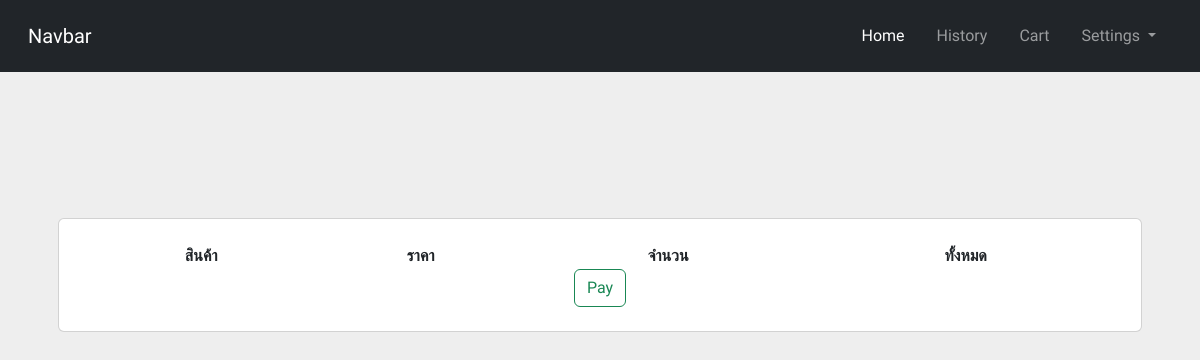
/_page/member/index.php?page=cart (signed in), run on an earlier commit of the app's database.
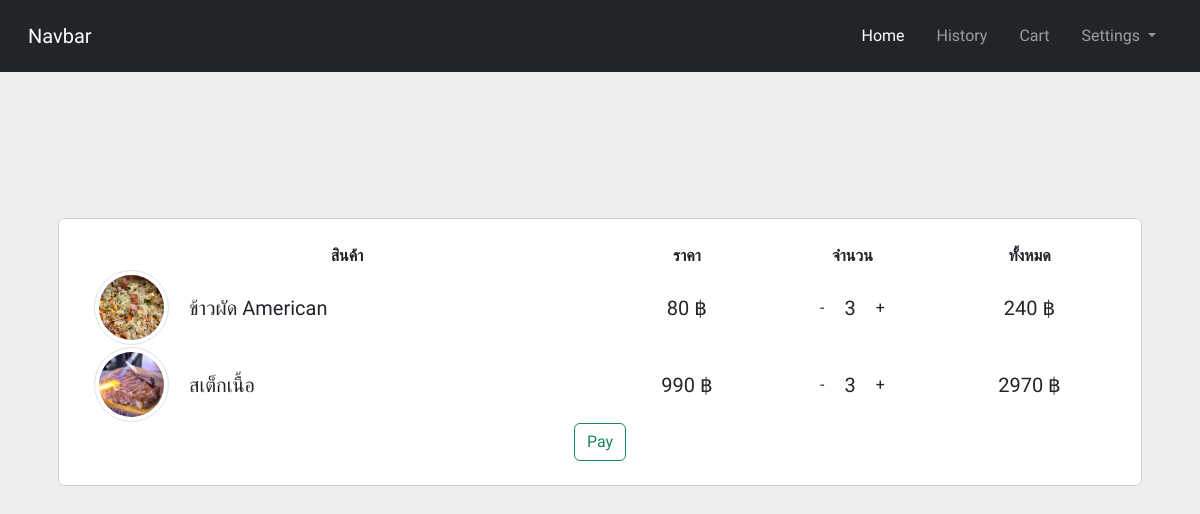
And on a later commit of the database.
### tables this page shows
CREATE TABLE `restaurant_cart` (
  `id_c` int(11) NOT NULL,
  `id_own` int(11) NOT NULL,
  `id_f` int(11) NOT NULL,
  `c_count` int(11) NOT NULL,
  `c_timestamp` timestamp NOT NULL DEFAULT current_timestamp()
);

CREATE TABLE `restaurant_menu` (
  `id_m` int(11) NOT NULL,
  `name_m` varchar(200) NOT NULL,
  `img_m` varchar(100) NOT NULL,
  `price_m` double NOT NULL,
  `status_u` int(1) NOT NULL DEFAULT 1,
  `timestamp_u` timestamp NOT NULL DEFAULT current_timestamp()
);

### _system/database.php (called while the page is built, shortened)
<?php
class database {
    public $mysqli;
    function __construct(){
        $this -> mysqli = new mysqli("localhost","root","","restaurant_db");
        mysqli_query($this -> mysqli,"SET NAMES utf8");
    }
    function selectjoin($table,$row="*",$join,$jointable,$on,$where){
        $sql = "SELECT $row FROM $table  $join $jointable ON $on WHERE $where ";
        $this -> query = $this -> mysqli -> query($sql);
        return;
    }
}

### _page/member/cartpage.php (the view)
<div class="row">
    <div class="col-12">
        <div class="container mt-5 p-3 rounded cart">
            <div class="row no-gutters text-center">
                <div class="col-md-12">
                    <form action="./service/cart.php" method="post">
                        <div class="card">
                            <div class="card-body m-2">
                            <table id="" class="table_cart" >
                            <thead>
                                <th>สินค้า</th>
                                <th>ราคา</th>
                                <th>จำนวน</th>
                                <th>ทั้งหมด</th>
                            </thead>
                            <tbody>
                            <?php
                            $db_cart = new database();
                            $db_cart->selectjoin("restaurant_cart", "*", "INNER JOIN", "restaurant_menu", "restaurant_cart.id_f = restaurant_menu.id_m", "restaurant_cart.id_own = $userid");
                            while ($fetch_cart = $db_cart->query->fetch_object()) {
                            ?>
                                <tr>
                                    <td class="item_col1">
                                        <img src="../../_system/upload/<?= $fetch_cart -> img_m ?>" class="rounded-circle img-thumbnail" style="width:75px; height:75px; object-fit:cover" alt="">
                                        <div class="flex-container">
                                            <h5><?= $fetch_cart -> name_m ?></h5>
                                        </div>
                                    </td>
                                    <td class="">
                                        <div class="flex-container">
                                            <h5><?= $fetch_cart -> price_m?> ฿</h5>
                                        </div>
                                    </td>
                                    <td class="">
                                        <div class="flex-container">
                                            <?php if($fetch_cart -> c_count > 1){ ?>
                                                <a href="./service/cart.php?delItem=1&id=<?= $fetch_cart -> id_c; ?>" class="nav-link">-</a>
                                            <?php } ?>
                                            <h5><?= $fetch_cart -> c_count?></h5>
                                            <a href="./service/cart.php?plusItem=1&id=<?= $fetch_cart -> id_c; ?>" class="nav-link">+</a>
                                        </div>
                                    </td>
                                    <td class="">
                                        <div class="flex-container">
                                            <h5><?= $fetch_cart -> c_count * $fetch_cart -> price_m ?> ฿</h5>
                                        </div>
                                    </td>
                                </tr>
                                <?php } ?>
                            </tbody>
                        </table>
                        <button type="submit" name="submit_pay" class="btn btn-outline-success">Pay</button>
                            </div>
                        </div>
                    </form>
                </div>
            </div>
        </div>
    </div>
</div>

What changed in the data, as far as the page shows it:
added restaurant_cart: id_f.img_m (picture), id_f.name_m "ข้าวผัด American", id_f.price_m "80", c_count "3", $fetch_cart->c_count*$fetch_cart->price_m "240"
added restaurant_cart: id_f.img_m (picture), id_f.name_m "สเต็กเนื้อ", id_f.price_m "990", c_count "3", $fetch_cart->c_count*$fetch_cart->price_m "2970"
